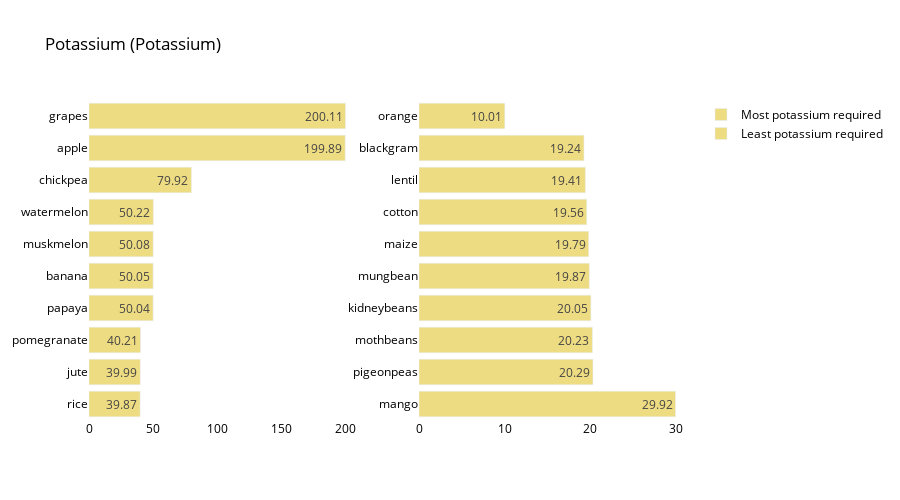

Notebook cell for this chart:
### Code cell
crop_summary_K = crop_summary.sort_values(by='Potassium', ascending=False)
  
fig = make_subplots(rows=1, cols=2)

top = {
    'y' : crop_summary_K['Potassium'][0:10].sort_values().index,
    'x' : crop_summary_K['Potassium'][0:10].sort_values()
}

last = {
    'y' : crop_summary_K['Potassium'][-10:].index,
    'x' : crop_summary_K['Potassium'][-10:]
}

fig.add_trace(
    go.Bar(top,
           name="Most potassium required",
           marker_color=random.choice(colorarr),
           orientation='h',
          text=top['x']),
    
    row=1, col=1
)

fig.add_trace(
    go.Bar(last,
           name="Least potassium required",
           marker_color=random.choice(colorarr),
           orientation='h',
          text=last['x']),
    row=1, col=2
)
fig.update_traces(texttemplate='%{text}', textposition='inside')
fig.update_layout(title_text="Potassium (Potassium)",
                  plot_bgcolor='white',
                  font_size=12, 
                  font_color='black',
                 height=500)

fig.update_xaxes(showgrid=False)
fig.update_yaxes(showgrid=False)
fig.show()

### Figure 1 — Plotly figure (JSON) as saved in the notebook; plotly's stock layout.template omitted (floating-point values rounded to 4 significant figures)
{"data": [{"marker": {"color": "#Eedc82"}, "name": "Most potassium required", "orientation": "h", "text": [39.87, 39.99, 40.21, 50.04, 50.05, 50.08, 50.22, 79.92, 199.9, 200.1], "textposition": "inside", "texttemplate": "%{text}", "type": "bar", "x": [39.87, 39.99, 40.21, 50.04, 50.05, 50.08, 50.22, 79.92, 199.9, 200.1], "xaxis": "x", "y": ["rice", "jute", "pomegranate", "papaya", "banana", "muskmelon", "watermelon", "chickpea", "apple", "grapes"], "yaxis": "y"}, {"marker": {"color": "#Eedc82"}, "name": "Least potassium required", "orientation": "h", "text": [29.92, 20.29, 20.23, 20.05, 19.87, 19.79, 19.56, 19.41, 19.24, 10.01], "textposition": "inside", "texttemplate": "%{text}", "type": "bar", "x": [29.92, 20.29, 20.23, 20.05, 19.87, 19.79, 19.56, 19.41, 19.24, 10.01], "xaxis": "x2", "y": ["mango", "pigeonpeas", "mothbeans", "kidneybeans", "mungbean", "maize", "cotton", "lentil", "blackgram", "orange"], "yaxis": "y2"}], "layout": {"font": {"color": "black", "size": 12}, "height": 500, "plot_bgcolor": "white", "title": {"text": "Potassium (Potassium)"}, "xaxis": {"anchor": "y", "domain": [0, 0.45], "showgrid": false}, "xaxis2": {"anchor": "y2", "domain": [0.55, 1], "showgrid": false}, "yaxis": {"anchor": "x", "domain": [0, 1], "showgrid": false}, "yaxis2": {"anchor": "x2", "domain": [0, 1], "showgrid": false}}}
